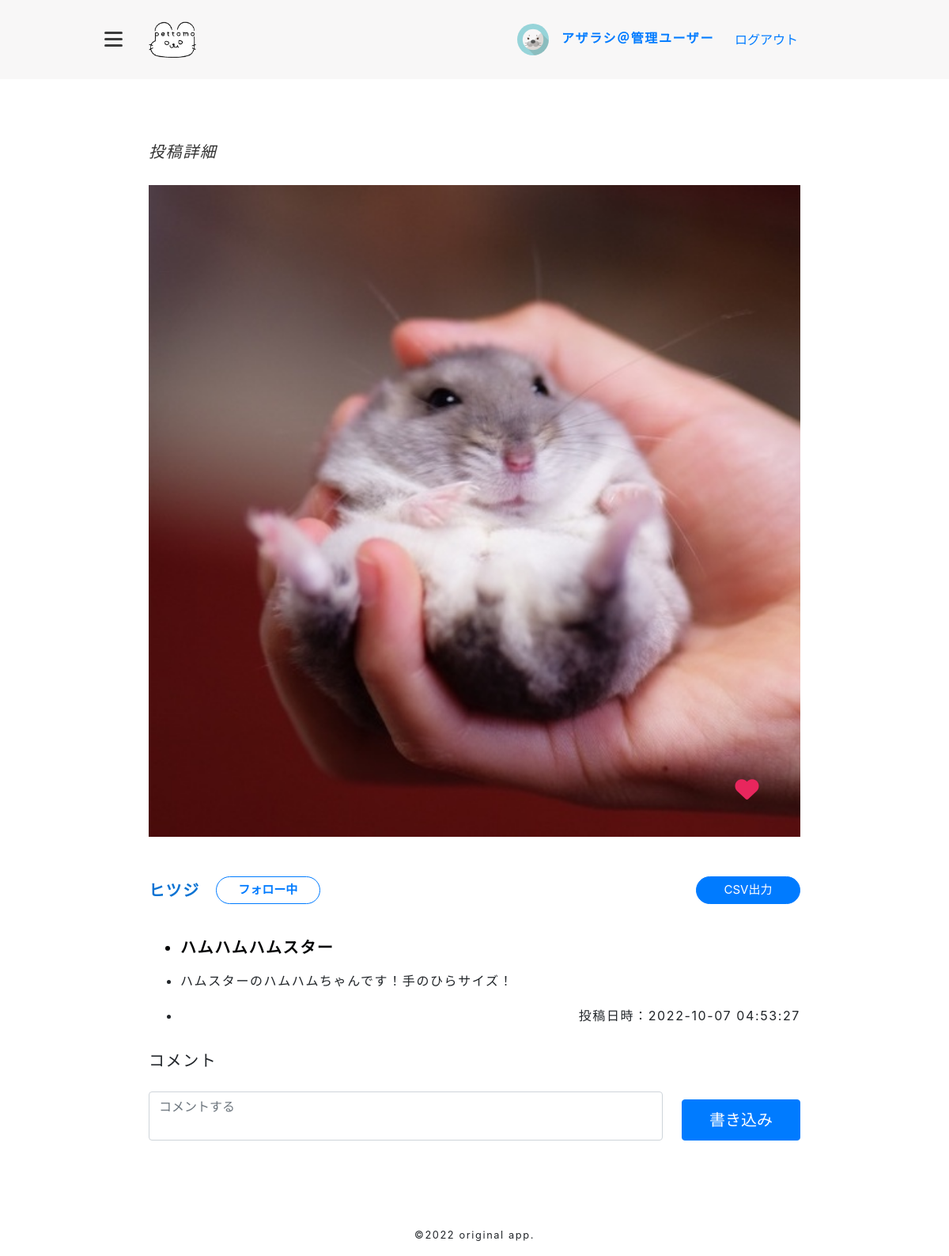
The page /public_html/thread_disp.php?thread_id=12 (signed in) on the database its author committed.
### tables this page shows
CREATE TABLE `threads` (
  `id` int(11) NOT NULL,
  `user_id` int(11) DEFAULT NULL,
  `title` text DEFAULT NULL,
  `body` text DEFAULT NULL,
  `thread_img` varchar(255) DEFAULT NULL,
  `delflag` tinyint(1) DEFAULT 0,
  `created` datetime DEFAULT NULL,
  `modified` datetime DEFAULT NULL
);

CREATE TABLE `users` (
  `id` int(11) NOT NULL,
  `username` varchar(32) DEFAULT NULL,
  `email` varchar(255) DEFAULT NULL,
  `password` varchar(255) DEFAULT NULL,
  `image` varchar(255) DEFAULT NULL,
  `delflag` tinyint(1) DEFAULT 0,
  `created` datetime DEFAULT NULL,
  `modified` datetime DEFAULT NULL,
  `authority` int(11) NOT NULL DEFAULT 1
);

### config/autoload.php (called while the page is built, shortened)
<?php
spl_autoload_register(function($class) {
  $prefix = 'Poa\\';
  if (strpos($class, $prefix) === 0) {
    $className = substr($class, strlen($prefix));
    $classFilePath = __DIR__ . '/../lib/' . str_replace('\\', '/', $className) . '.php';
  }
});

### lib/Model.php (called while the page is built, shortened)
<?php
class Model {
  public function __construct(){
    try {
      $this->db = new \PDO(DSN, DB_USERNAME, DB_PASSWORD);
    } catch (\PDOException $e) {
      echo $e->getMessage();
      exit;
    }
  }
}

### lib/Model/Thread.php (called while the page is built, shortened)
<?php
class Thread extends \Poa\Model {
  public function getThread($thread_id){
    $stmt = $this->db->prepare("SELECT threads.id,user_id,title,username,body,thread_img,threads.created FROM threads INNER JOIN users ON user_id = users.id WHERE threads.id = :id AND threads.delflag = 0");
    $stmt->bindValue(":id",$thread_id);
    $stmt->execute();
    return $stmt->fetch(\PDO::FETCH_OBJ);
  }
  public function favThread($thread_id) {
    $user_id = $_SESSION['me']->id;
    $stmt = $this->db->query("SELECT t.id AS t_id,f.id AS f_id FROM threads AS t LEFT JOIN favorites AS f ON t.delflag = 0 AND t.id = f.thread_id AND f.user_id = $user_id");
    $stmt->bindValue(":id",$thread_id);
    $stmt->execute();
    return $stmt->fetch(\PDO::FETCH_OBJ);
  }
}

### lib/Controller/functions.php (called while the page is built, shortened)
<?php
function h($s){
  return htmlspecialchars($s, ENT_QUOTES,'UTF-8');
}

### lib/Model/Follow.php (called while the page is built, shortened)
<?php
class Follow extends \Poa\Model {
  public function checkFollow($follow_user) {
    $stmt = $this->db->prepare("SELECT follow_id,user_id FROM follows WHERE follow_id = :follow_id AND user_id = :user_id");
    $stmt->execute([
      ':follow_id' => $follow_user,
      ':user_id' => $_SESSION['me']->id,
    ]);
    $user = $stmt->fetch();
    return $user;
  }
}

### public_html/thread_disp.php (the view, shortened to what this page needs)
<?php
require_once(__DIR__ .'/header.php');
$threadCon = new Poa\Controller\CommentCreate();
$threadCon->run();
$thread_id = $_GET['thread_id'];
$threadMod = new Poa\Model\Thread();
$thread = $threadMod->favThread($thread_id);
$threadDisp = $threadMod->getThread($thread_id);
?>
<h1 class="page__ttl">投稿詳細</h1>
<div class="thread">
  <div class="thread_img" data-threadid="<?= $thread->t_id; ?>">
    <div class="fav__btn<?php if(isset($thread->f_id)) { echo ' active';} ?>">
      <i class="fas fa-heart"></i>
    </div>
    <img src="<?= './gazou/'.  h($threadDisp->thread_img); ?>" alt="">
  </div>
  <div class="thread__head">
    <div class="thread__ttl">
      <div class="thread_name">
        <p style="margin-top:3px; margin-bottom:0"><?= h($threadDisp->username); ?></P>
        <?php
        $me = $_SESSION['me']->id;
        $thread_user = $threadDisp->user_id;
        $followMod = new Poa\Model\Follow();
        $follow = $followMod->checkFollow($thread_user);
        if(!($me === $thread_user)):
        ?>
        <form action="" method="post" style="margin-left: 20px;">
          <?php if ($follow): ?>
          <button class="btn btn-thread following follow_btn" type="button" name="follow">フォロー中</button>
          <?php else: ?>
          <button class="btn btn-thread btn-primary follow_btn" type="button" name="follow">フォロー</button>
          <?php endif; ?>
        </form>
        <?php else: ?><?php endif; ?>
      </div>
    </div>
    <form id="csvoutput" method="post" action="thread_csv.php">
      <button class="btn btn-thread btn-primary" onclick="document.getElementById('csvoutput').submit();">CSV出力</button>
    </form>
  </div>
  <ul class="thread_ttl">
    <li class="user_ttl"><?= h($threadDisp->title); ?></li>
    <li class="user_comment"><?= h($threadDisp->body); ?></li>
    <li class="user_comment_date">投稿日時：<?= h($threadDisp->created); ?></li>
  </ul>
  <label>コメント</label>
  <form action="" method="post" class="form-group">
    <div class="form-btn">
      <div class="form-group">
        <textarea type="text" name="content" class="form-control" placeholder="コメントする"><?= isset($threadCon->getValues()->content) ? h($threadCon->getValues()->content) : ''; ?></textarea>
      </div>
      <div class="form-group">
        <input type="submit" value="書き込み" class="btn btn-primary">
      </div>
    </div>
  </form>
</div>
<?php
require_once(__DIR__ .'/footer.php');
?>

### public_html/css/styles.css (style rules this page uses)
html { font-family: "Josefin Sans",sans-serif; -webkit-font-smoothing: antialiased; font-weight: 200; letter-spacing: 0.1em; color: #323232; }
* { box-sizing: border-box; }
label { font-size: 20px; }
textarea { resize: none; font-size: 18px; height: 200px; }
.btn { width: 150px; padding: 10px 0; font-size: 20px; }
.btn-thread { width: 132px; padding: 5px 0; font-size: 15px; border-radius:83px }
.following { color: #007bff; background-color: #ffffff; border-color: #007bff; font-weight: bold; }
.page__ttl { font-size: 20px; margin: 0px 0px 30px 0px; font-family: 'Charm', cursive; font-style: italic; font-weight: 300; color: #323232; }
.thread__head { display: flex; align-items: center; justify-content: space-between; margin: 50px 0 40px 0; }
.thread_img { position: relative; }
.thread_img img { width: 824px; height: 824px; }
.thread .thread_img .fav__btn { position: absolute; top: 90%; left: 90%; }
.thread__ttl { font-size: 20px; color: #0972d3; font-family: 'M PLUS Rounded 1c', sans-serif; font-weight: bold; }
.thread_ttl { margin-bottom: 30px; }
.user_ttl { font-size: 20px; color: #000203; font-weight: bold; margin-bottom: 15px; }
.user_comment { margin-bottom: 20px; }
.user_comment_date { text-align: right; }
.thread_name { display: flex; }
.fav__btn { font-size: 30px; }
.fav__btn.active { color: #e8265d; }
.form-btn { display: flex; justify-content: space-between; align-items: center; }
.form-btn .form-group textarea { width:650px; }
html { min-height: 100%; }
body { min-height: 100%; }

### rows shown on the page
threads: thread_img (picture), user.username "ヒツジ", title "ハムハムハムスター", body "ハムスターのハムハムちゃんです！手のひらサイズ！", created "2022-10-07 04:53:27"

### other values the page prints
$_SESSION['me']->username "アザラシ＠管理ユーザー"
